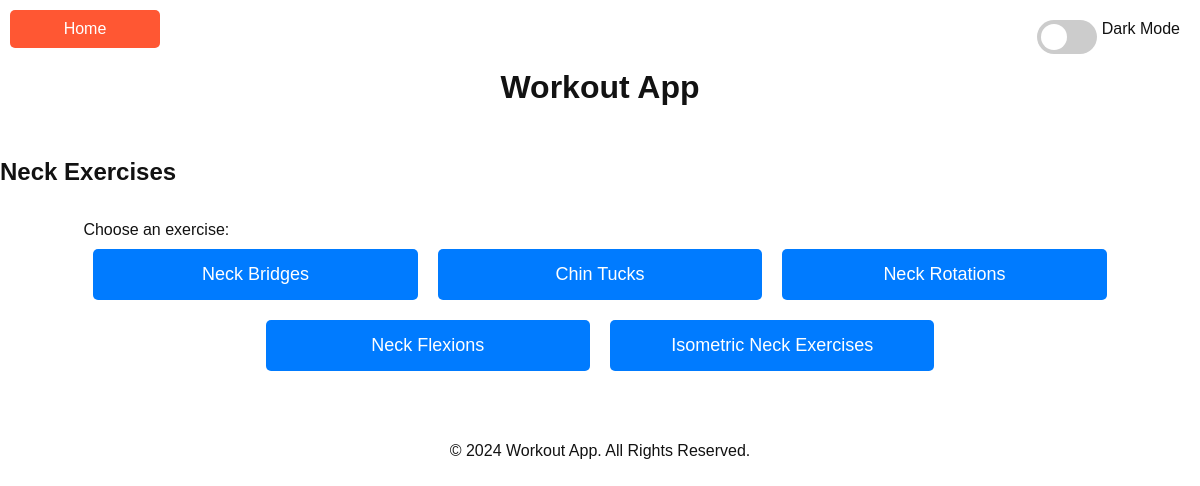
The app's page /neck with its own data.
### tables this page shows
CREATE TABLE exercises (    id INTEGER PRIMARY KEY AUTOINCREMENT,    exercise_name TEXT NOT NULL,    muscle_group TEXT,    description TEXT,    youtube_link TEXT);

### app.py (the view)
@app.route("/neck")
def neck():
    return get("neck")

### app.py (called while the page is built)
def get(muscle_group):
    exercise_names = db.execute(
        "SELECT exercise_name FROM exercises WHERE muscle_group = ?", muscle_group)
    names = [row["exercise_name"] for row in exercise_names]
    return render_template(f"{muscle_group}.html", names=names)

### templates/neck.html
{% extends 'layout.html' %}
{% block content %}
    <h2>Neck Exercises</h2>
    <nav>
        <form method="POST" action="/fetch">
            <label for="exercise">Choose an exercise:</label>
            <div class="button-container">
                {% for name in names %}
                    <button class="button-link" type="submit" name="exercise" value="{{ name }}">{{ name }}</button>
                {% endfor %}
            </div>
        </form>
    </nav>
{% endblock %}

### static/css/styles.css (style rules this page uses)
body { margin: 0; font-family: Arial, sans-serif; transition: background-color 0.5s, color 0.5s; }
.light-theme { background-color: #ffffff; color: #121212; }
nav { display: flex; flex-wrap: wrap; justify-content: center; margin: 20px 0; }
nav form { margin: 15px; }
button { padding: 15px 30px; font-size: 18px; background-color: #007BFF; color: white; border: none; border-radius: 5px; cursor: pointer; transition: background-color 0.3s; min-width: 150px; }
.button-container { display: flex; justify-content: center; flex-wrap: wrap; }
.button-link { padding: 15px 30px; font-size: 18px; background-color: #007BFF; color: white; border: none; border-radius: 5px; cursor: pointer; transition: background-color 0.3s; min-width: calc(100% / 3 - 20px); margin: 10px; }

### records on screen
exercises: exercise_name "Neck Bridges"
exercises: exercise_name "Chin Tucks"
exercises: exercise_name "Neck Rotations"
exercises: exercise_name "Neck Flexions"
exercises: exercise_name "Isometric Neck Exercises"
